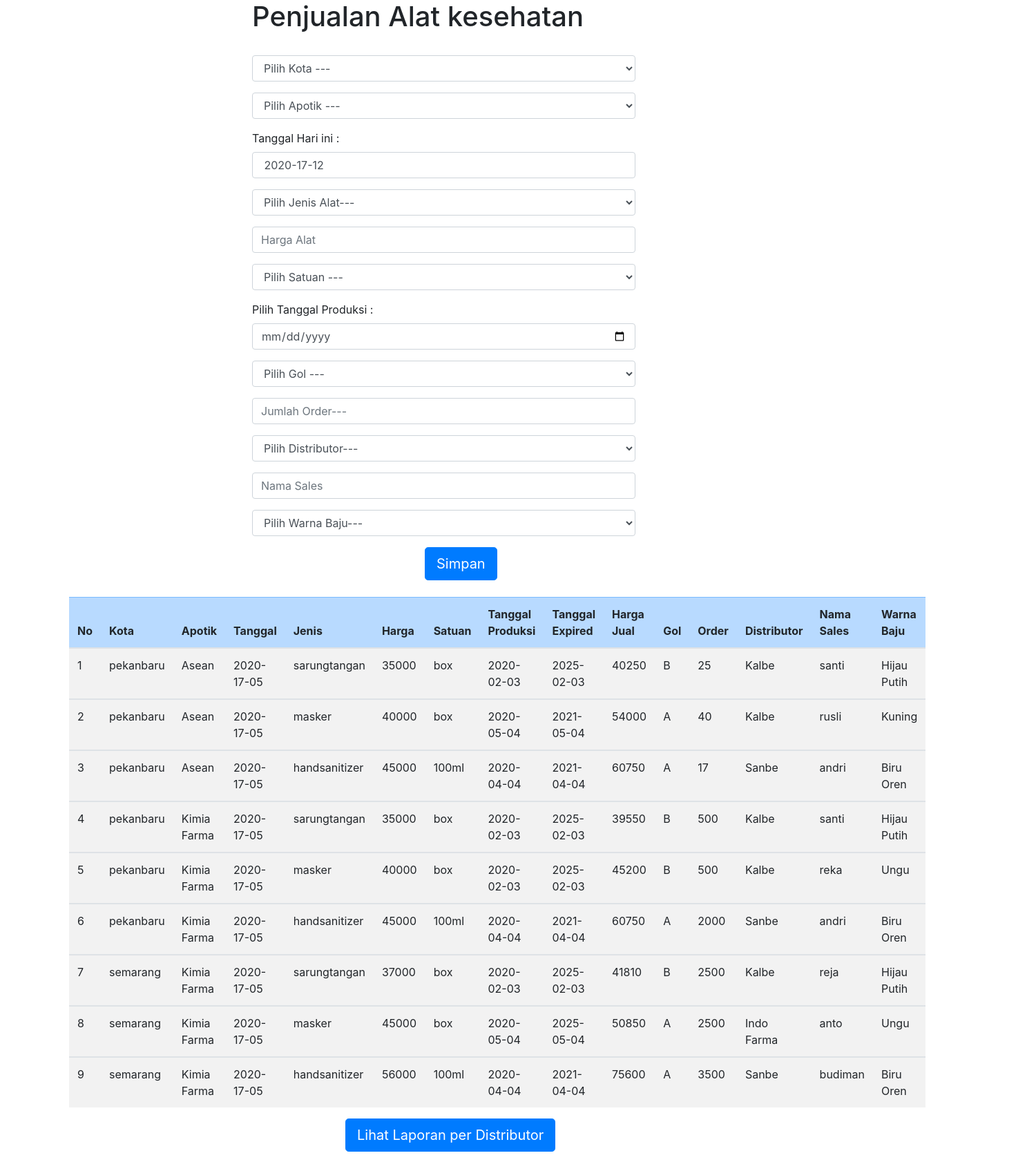
The page / on the database its author committed.
### tables this page shows
CREATE TABLE `penjualan` (
  `id` int(11) NOT NULL,
  `kota` varchar(50) NOT NULL,
  `apotik` varchar(50) NOT NULL,
  `tanggalpesan` varchar(50) NOT NULL,
  `jenis` varchar(50) NOT NULL,
  `harga` int(11) NOT NULL,
  `satuan` varchar(50) NOT NULL,
  `tglproduksi` date NOT NULL,
  `tglexpired` date NOT NULL,
  `hargajual` int(11) NOT NULL,
  `gol` varchar(50) NOT NULL,
  `order` int(11) NOT NULL,
  `distributor` varchar(50) NOT NULL,
  `sales` varchar(50) NOT NULL,
  `warnabaju` varchar(50) NOT NULL
);

### index.php (the view, shortened to what this page needs)
<!DOCTYPE html>
<html>
<head>
<link rel="stylesheet" href="css/bootstrap.min.css">
</head>
<body>
<div class="container" style="margin-left: 350px">
<h1>Penjualan Alat kesehatan</h1>
<br>
<div style="width: 50%;">
<form action="insert_database.php" method="post">
 <div class="form-group">
    <select class="form-control" id="kota" name="kota">
      	<option>Pilih Kota ---</option>
    </select>
  </div>
 <div class="form-group">
    <select class="form-control" id="apotik" name="apotik">
      <option value="">Pilih Apotik ---</option>
    </select>
  </div>
 <div class="form-group">
 		<label>Tanggal Hari ini :</label>
       <input type="text" name="tanggalpesan" class="form-control" value=" <?php echo date('Y-d-m'); ?> ">
 </div>
<div class="form-group">
    <select class="form-control" id="jenis" name="jenis">
      <option>Pilih Jenis Alat---</option>
    </select>
  </div>
 <div class="form-group">
       <input type="number" name="harga" class="form-control" placeholder="Harga Alat">
 </div>
 <div class="form-group">
    <select class="form-control" id="satuan" name="satuan">
      <option>Pilih Satuan ---</option>
    </select>
  </div>
   <div class="form-group">
   	<label>Pilih Tanggal Produksi : </label>
       <input type="date" name="tglproduksi" class="form-control" placeholder="Pilih Tanggal Produksi---" >
 </div>
 <div class="form-group">
    <select class="form-control" id="gol" name="gol">
      <option>Pilih Gol ---</option>
    </select>
  </div>
 <div class="form-group">
       <input type="number" name="order" class="form-control" placeholder="Jumlah Order---" >
 </div>
 <div class="form-group">
    <select class="form-control" id="distributor" name="distributor">
      <option>Pilih Distributor---</option>
    </select>
  </div>
  <div class="form-group">
       <input type="text" name="sales" class="form-control" placeholder="Nama Sales">
 </div>
 <div class="form-group">
    <select class="form-control" id="warnabaju" name="warnabaju">
      <option>Pilih Warna Baju---</option>
    </select>
  </div>
<div style="width: 50%; margin-left: 250px;">
	<button type="submit" class="btn btn-primary btn-lg">Simpan</button>
</div>
</form>
</div>
</div>
</body>
</html>
	<div style="width: 80%; margin-left: 100px;">
		<br>
<table class="table table-striped">
	<thead>
	<tr class="table-primary">
		<th>No</th>
		<th>Kota</th>
		<th>Apotik</th>
		<th>Tanggal</th>
		<th>Jenis</th>
		<th>Harga</th>
		<th>Satuan</th>
		<th>Tanggal Produksi</th>
		<th>Tanggal Expired</th>
		<th>Harga Jual</th>
		<th>Gol</th>
		<th>Order</th>
		<th>Distributor</th>
		<th>Nama Sales</th>
		<th>Warna Baju</th>
	</tr>
	</thead>
<?php
		include 'koneksi.php';
		$no = 1;
		$data = mysqli_query($koneksi,"select * from penjualan");
		while($d = mysqli_fetch_array($data)){
			?>
			<tbody>
			<tr>
				<td><?php echo $no++; ?></td>
				<td><?php echo $d['kota']; ?></td>
				<td><?php echo $d['apotik']; ?></td>
				<td><?php echo $d['tanggalpesan']; ?></td>
				<td><?php echo $d['jenis']; ?></td>
				<td><?php echo $d['harga']; ?></td>
				<td><?php echo $d['satuan']; ?></td>
				<td><?php echo $d['tglproduksi']; ?></td>
				<td><?php echo $d['tglexpired']; ?></td>
				<td><?php echo $d['hargajual']; ?></td>
				<td><?php echo $d['gol']; ?></td>
				<td><?php echo $d['order']; ?></td>
				<td><?php echo $d['distributor']; ?></td>
				<td><?php echo $d['sales']; ?></td>
				<td><?php echo $d['warnabaju']; ?></td>
			</tr>
			</tbody>
			<?php
		}
		?>
</table>
</div>
<div style="width: 50%; margin-left: 500px;">
	<a href="laporan2.php" class="btn btn-primary btn-lg">Lihat Laporan per Distributor</a>
	<br>
	<br>
	<br>
</div>

### rows shown on the page
penjualan: kota "pekanbaru", apotik "Asean", tanggalpesan "2020-17-05", jenis "sarungtangan", harga "35000", satuan "box", tglproduksi "2020-02-03", tglexpired "2025-02-03", hargajual "40250", gol "B", order "25", distributor "Kalbe", sales "santi", warnabaju "Hijau Putih"
penjualan: kota "pekanbaru", apotik "Asean", tanggalpesan "2020-17-05", jenis "masker", harga "40000", satuan "box", tglproduksi "2020-05-04", tglexpired "2021-05-04", hargajual "54000", gol "A", order "40", distributor "Kalbe", sales "rusli", warnabaju "Kuning"
penjualan: kota "pekanbaru", apotik "Asean", tanggalpesan "2020-17-05", jenis "handsanitizer", harga "45000", satuan "100ml", tglproduksi "2020-04-04", tglexpired "2021-04-04", hargajual "60750", gol "A", order "17", distributor "Sanbe", sales "andri", warnabaju "Biru Oren"
penjualan: kota "pekanbaru", apotik "Kimia Farma", tanggalpesan "2020-17-05", jenis "sarungtangan", harga "35000", satuan "box", tglproduksi "2020-02-03", tglexpired "2025-02-03", hargajual "39550", gol "B", order "500", distributor "Kalbe", sales "santi", warnabaju "Hijau Putih"
penjualan: kota "pekanbaru", apotik "Kimia Farma", tanggalpesan "2020-17-05", jenis "masker", harga "40000", satuan "box", tglproduksi "2020-02-03", tglexpired "2025-02-03", hargajual "45200", gol "B", order "500", distributor "Kalbe", sales "reka", warnabaju "Ungu"
penjualan: kota "pekanbaru", apotik "Kimia Farma", tanggalpesan "2020-17-05", jenis "handsanitizer", harga "45000", satuan "100ml", tglproduksi "2020-04-04", tglexpired "2021-04-04", hargajual "60750", gol "A", order "2000", distributor "Sanbe", sales "andri", warnabaju "Biru Oren"
penjualan: kota "semarang", apotik "Kimia Farma", tanggalpesan "2020-17-05", jenis "sarungtangan", harga "37000", satuan "box", tglproduksi "2020-02-03", tglexpired "2025-02-03", hargajual "41810", gol "B", order "2500", distributor "Kalbe", sales "reja", warnabaju "Hijau Putih"
penjualan: kota "semarang", apotik "Kimia Farma", tanggalpesan "2020-17-05", jenis "masker", harga "45000", satuan "box", tglproduksi "2020-05-04", tglexpired "2025-05-04", hargajual "50850", gol "A", order "2500", distributor "Indo Farma", sales "anto", warnabaju "Ungu"
penjualan: kota "semarang", apotik "Kimia Farma", tanggalpesan "2020-17-05", jenis "handsanitizer", harga "56000", satuan "100ml", tglproduksi "2020-04-04", tglexpired "2021-04-04", hargajual "75600", gol "A", order "3500", distributor "Sanbe", sales "budiman", warnabaju "Biru Oren"
